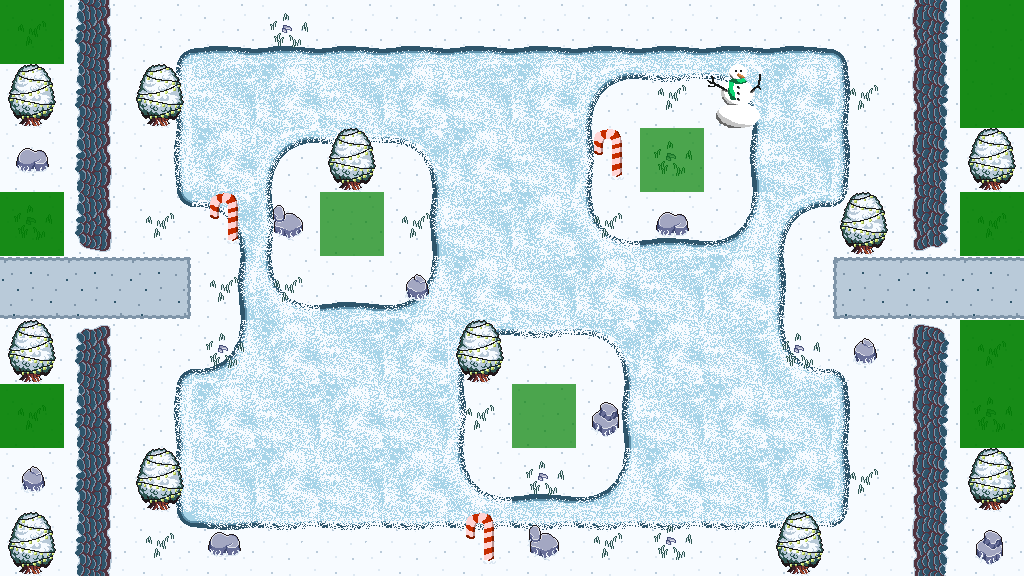

Below is a game level as drawn by its tile map, then a one-line description and the .tmx file that defines it, in full:
An orthogonal 16x9 tile map with 64x64 px tiles, 8 tile layers (Terrain_Background, Terrain_Path, Terrain_Water, Terrain_Cliffs, ...), 3 tilesets and 1 object.

<map version="1.10" tiledversion="1.11.2" orientation="orthogonal" renderorder="right-down" width="16" height="9" tilewidth="64" tileheight="64" infinite="0" nextlayerid="23" nextobjectid="13">
 <editorsettings>
  <export target="../game/public/assets/map/TD-map-lvl18.json" format="json" />
 </editorsettings>
 <tileset firstgid="1" name="Solid_green" tilewidth="64" tileheight="64" tilecount="9" columns="3">
  <image source="../game/public/assets/Solid_green.png" width="200" height="200" />
 </tileset>
 <tileset firstgid="10" name="GrassTilesetWinter" tilewidth="64" tileheight="64" tilecount="272" columns="16">
  <image source="../game/public/assets/tilesets/GrassTilesetWinter.png" width="1024" height="1088" />
 </tileset>
 <tileset firstgid="282" name="AnimatedWaterWinter" tilewidth="64" tileheight="64" tilecount="490" columns="70">
  <image source="../game/public/assets/tilesets/AnimatedWaterWinter.png" width="4480" height="448" />
 </tileset>
 <layer id="14" name="Terrain_Background" width="16" height="9" locked="1">
  <data encoding="csv">
28,28,28,28,28,28,28,28,28,28,28,28,28,28,28,28,
28,28,28,28,28,28,28,28,28,28,28,28,28,28,28,28,
28,28,28,28,28,28,28,28,28,28,28,28,28,28,28,28,
28,28,28,28,28,28,28,28,28,28,28,28,28,28,28,28,
28,28,28,28,28,28,28,28,28,28,28,28,28,28,28,28,
28,28,28,28,28,28,28,28,28,28,28,28,28,28,28,28,
28,28,28,28,28,28,28,28,28,28,28,28,28,28,28,28,
28,28,28,28,28,28,28,28,28,28,28,28,28,28,28,28,
28,28,28,28,28,28,28,28,28,28,28,28,28,28,28,28
</data>
 </layer>
 <layer id="15" name="Terrain_Path" width="16" height="9">
  <data encoding="csv">
0,0,0,0,0,0,0,0,0,0,0,0,0,0,0,0,
0,0,0,0,0,0,0,0,0,0,0,0,0,0,0,0,
0,0,0,0,0,0,0,0,0,0,0,0,0,0,0,0,
0,0,0,0,0,0,0,0,0,0,0,0,0,0,0,0,
32,32,125,0,0,0,0,0,0,0,0,0,0,123,32,32,
0,0,0,0,0,0,0,0,0,0,0,0,0,0,0,0,
0,0,0,0,0,0,0,0,0,0,0,0,0,0,0,0,
0,0,0,0,0,0,0,0,0,0,0,0,0,0,0,0,
0,0,0,0,0,0,0,0,0,0,0,0,0,0,0,0
</data>
 </layer>
 <layer id="16" name="Terrain_Water" width="16" height="9">
  <data encoding="csv">
0,0,284,285,285,285,285,285,285,285,285,285,285,286,0,0,
0,0,354,494,425,494,425,494,425,566,705,564,425,356,0,0,
0,0,354,425,566,705,564,425,494,498,0,492,494,356,0,0,
0,0,562,564,498,0,492,494,425,426,285,424,566,706,0,0,
0,0,0,492,426,285,424,425,494,425,494,425,356,0,0,0,
0,0,284,424,425,494,425,566,705,564,425,494,426,428,0,0,
0,0,354,425,494,425,494,498,0,492,494,425,494,356,0,0,
0,0,354,494,425,494,425,426,285,424,425,494,425,356,0,0,
0,0,562,563,705,705,705,705,705,705,705,705,705,706,0,0
</data>
 </layer>
 <layer id="17" name="Terrain_Cliffs" width="16" height="9">
  <data encoding="csv">
0,129,0,0,0,0,0,0,0,0,0,0,0,0,127,0,
0,129,0,0,0,0,0,0,0,0,0,0,0,0,127,0,
0,129,0,0,0,0,0,0,0,0,0,0,0,0,127,0,
0,116,0,0,0,0,0,0,0,0,0,0,0,0,117,0,
0,0,0,0,0,0,0,0,0,0,0,0,0,0,0,0,
0,132,0,0,0,0,0,0,0,0,0,0,0,0,133,0,
0,129,0,0,0,0,0,0,0,0,0,0,0,0,127,0,
0,129,0,0,0,0,0,0,0,0,0,0,0,0,127,0,
0,129,0,0,0,0,0,0,0,0,0,0,0,0,127,0
</data>
 </layer>
 <layer id="18" name="Props" width="16" height="9">
  <data encoding="csv">
0,0,0,0,0,0,0,0,0,0,0,0,0,0,0,0,
0,0,0,0,0,0,0,0,0,0,0,0,0,0,0,0,
215,0,0,0,0,0,0,0,0,0,0,0,0,0,0,0,
0,0,0,0,231,0,0,0,0,0,215,0,0,0,0,0,
0,0,0,0,0,0,216,0,0,0,0,0,0,0,0,0,
0,0,0,0,0,0,0,0,0,0,0,0,0,216,0,0,
0,0,0,0,0,0,0,0,0,232,0,0,0,0,0,0,
216,0,0,0,0,0,0,0,0,0,0,0,0,0,0,0,
0,0,0,215,0,0,0,0,231,0,0,0,0,0,0,232
</data>
 </layer>
 <layer id="19" name="Details" width="16" height="9">
  <data encoding="csv">
165,0,0,0,166,0,0,0,0,0,0,0,0,0,0,0,
119,0,119,0,0,0,0,0,0,0,165,276,0,165,0,0,
0,0,0,0,0,119,0,0,0,274,166,0,0,0,0,119,
166,0,165,274,0,0,165,0,0,165,0,0,0,119,0,165,
0,0,0,165,165,0,0,0,0,0,0,0,0,0,0,0,
119,0,0,166,0,0,0,119,0,0,0,0,166,0,0,165,
165,0,0,0,0,0,0,165,0,0,0,0,0,0,0,166,
0,0,119,0,0,0,0,0,166,0,0,0,0,165,0,119,
119,0,165,0,0,0,0,274,0,165,166,0,119,0,0,0
</data>
 </layer>
 <objectgroup id="20" name="Waypoints">
  <object id="12" x="0" y="0">
   <polyline points="0,0 -76,286.667 254.667,289.333 285.333,322.667 444,322.667 488,289.333 612,289.333 666.667,354.667 669.333,478.667 617.333,522.667 454.667,518.667 406.667,481.333 406.667,314.667 465.333,268 464,128 417.333,94.6667 290.667,96 249.333,132 254.667,314.667 288,345.333 438.667,345.333 540,268 717.333,268 772,224 813.333,189.333 813.333,85.3333 782.667,57.3333 608,58.6667 561.333,96 562.667,237.333 626.667,286.667 1116,286.667" />
  </object>
 </objectgroup>
 <layer id="21" name="Buildable" width="16" height="9" opacity="0.7">
  <data encoding="csv">
1,0,0,0,0,0,0,0,0,0,0,0,0,0,0,1,
0,0,0,0,0,0,0,0,0,0,0,0,0,0,0,1,
0,0,0,0,0,0,0,0,0,0,1,0,0,0,0,0,
1,0,0,0,0,1,0,0,0,0,0,0,0,0,0,1,
0,0,0,0,0,0,0,0,0,0,0,0,0,0,0,0,
0,0,0,0,0,0,0,0,0,0,0,0,0,0,0,1,
1,0,0,0,0,0,0,0,1,0,0,0,0,0,0,1,
0,0,0,0,0,0,0,0,0,0,0,0,0,0,0,0,
0,0,0,0,0,0,0,0,0,0,0,0,0,0,0,0
</data>
 </layer>
 <layer id="22" name="Highground" width="16" height="9" opacity="0.7">
  <data encoding="csv">
1,0,0,0,0,0,0,0,0,0,0,0,0,0,0,1,
0,0,0,0,0,0,0,0,0,0,0,0,0,0,0,1,
0,0,0,0,0,0,0,0,0,0,0,0,0,0,0,0,
1,0,0,0,0,0,0,0,0,0,0,0,0,0,0,1,
0,0,0,0,0,0,0,0,0,0,0,0,0,0,0,0,
0,0,0,0,0,0,0,0,0,0,0,0,0,0,0,1,
1,0,0,0,0,0,0,0,0,0,0,0,0,0,0,1,
0,0,0,0,0,0,0,0,0,0,0,0,0,0,0,0,
0,0,0,0,0,0,0,0,0,0,0,0,0,0,0,0
</data>
 </layer>
</map>
